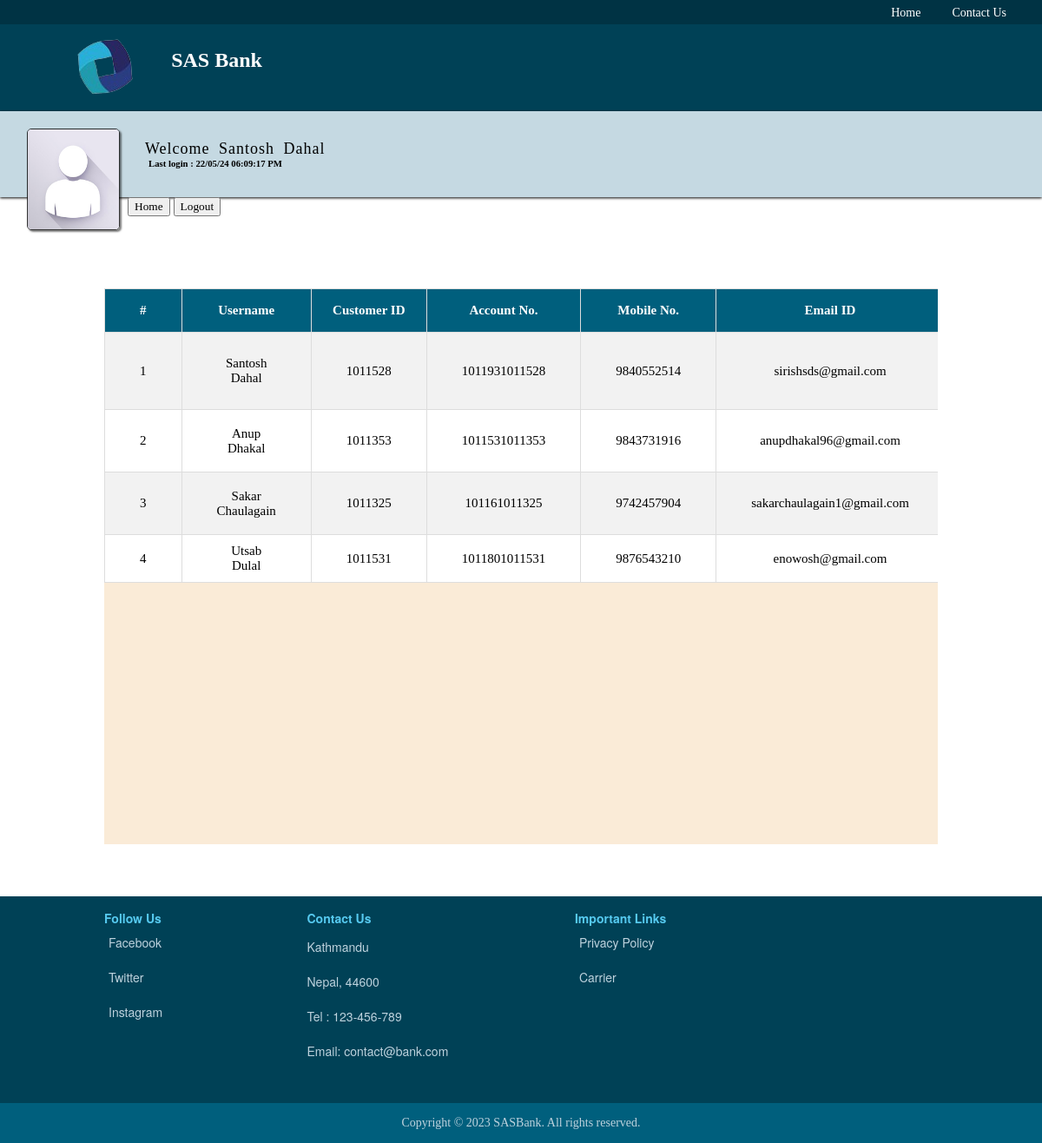
/active_customers.php (signed in), run on the app's committed database.
### tables this page shows
CREATE TABLE `bank_staff` (
  `Id` int(255) NOT NULL,
  `staff_name` varchar(50) DEFAULT NULL,
  `staff_id` varchar(50) DEFAULT NULL,
  `Password` varchar(50) DEFAULT NULL,
  `Mobile_no` varchar(50) DEFAULT NULL,
  `Email_id` varchar(50) DEFAULT 'Nill',
  `Gender` varchar(50) DEFAULT NULL,
  `Department` varchar(50) DEFAULT NULL,
  `DOB` varchar(50) DEFAULT NULL,
  `CITIZENSHIP` varchar(50) DEFAULT NULL,
  `PAN` varchar(50) DEFAULT NULL,
  `Home_addr` varchar(50) DEFAULT NULL,
  `Last_login` varchar(50) DEFAULT NULL
);

CREATE TABLE `bank_customers` (
  `Id` int(100) NOT NULL,
  `Username` varchar(20) DEFAULT NULL,
  `Password` varchar(15) DEFAULT NULL,
  `Customer_Photo` longblob DEFAULT NULL,
  `Photo_name` varchar(500) DEFAULT NULL,
  `Customer_ID` varchar(20) DEFAULT NULL,
  `Gender` varchar(10) NOT NULL,
  `Landline_no` varchar(10) NOT NULL,
  `Home_Addr` varchar(100) NOT NULL,
  `Office_Addr` varchar(255) NOT NULL,
  `Country` varchar(255) NOT NULL,
  `State` varchar(255) NOT NULL,
  `City` varchar(255) NOT NULL,
  `Pin_code` varchar(255) NOT NULL,
  `Account_no` varchar(20) DEFAULT NULL,
  `Branch` varchar(50) DEFAULT NULL,
  `IFSC_Code` varchar(50) DEFAULT NULL,
  `PAN` varchar(10) DEFAULT NULL,
  `CITIZENSHIP` varchar(50) DEFAULT NULL,
  `Current_Balance` float(100,2) DEFAULT NULL,
  `LastTransaction` int(20) DEFAULT 0,
  `Mobile_no` varchar(20) DEFAULT NULL,
  `Email_ID` varchar(50) DEFAULT 'Nil',
  `Debit_Card_No` varchar(50) DEFAULT NULL,
  `Debit_Card_Pin` int(4) DEFAULT NULL,
  `CVV` int(3) DEFAULT NULL,
  `DOB` varchar(20) DEFAULT NULL,
  `Area_Loc` varchar(255) DEFAULT NULL,
  `Nominee_name` varchar(255) DEFAULT NULL,
  `Nominee_ac_no` varchar(255) DEFAULT NULL,
  `Last_Login` varchar(50) DEFAULT NULL,
  `Ac_Opening_Date` varchar(255) DEFAULT NULL,
  `Account_Status` varchar(10) NOT NULL,
  `Account_type` varchar(20) NOT NULL
);

### active_customers.php (the view, shortened to what this page needs)
<html>
<head><title>Active Customers</title>
</head>
<link rel="stylesheet" type="text/css" href="css/active_customers.css"/>
<body>
<?php
	include 'header.php' ;
	include 'staff_profile_header.php' ;
	include 'db_connect.php';
?>
<div class="active_customers_container">
<table border="1px" cellpadding="10">
			   <th>#</th>
			   <th>Username</th>
			   <th>Customer ID</th>
			   <th>Account No.</th>
			   <th>Mobile No.</th>
			   <th>Email ID</th>
<?php
	$sql = "SELECT * from bank_customers";
	$result = $conn->query($sql);
	if ($result->num_rows > 0) {
			  $Sl_no = 1;
		while($row = $result->fetch_assoc()) {
		echo '
			<tr>
			<td>'.$Sl_no++.'</td>
			<td>'.$row['Username'].'</td>
			<td>'.$row['Customer_ID'].'</td>
			<td>'.$row['Account_no'].'</td>
			<td>'.$row['Mobile_no'].'</td>
			<td>'.$row['Email_ID'].'</td>
			<td>'.$row['DOB'].'</td>
			<td>$'.$row['Current_Balance'].'</td>
			<td>'.$row['PAN'].'</td>
			<td>'.$row['CITIZENSHIP'].'</td>
			<td>'.$row['Debit_Card_No'].'</td>
			<td>'.$row['CVV'].'</td>
			<td>'.$row['Last_Login'].'</td>
			<td>$'.$row['LastTransaction'].'</td>
			<td>'.$row['Account_Status'].'</td>
			</tr>';
	}
}
?>
</table>
</div>
<?php include 'footer.php'; ?>
</body>
</html>

### staff_profile_header.php (shortened to what this page needs)
<html>
    <head>
    <link rel="stylesheet" type="text/css" href="css/staff_profile_header.css" />
	</head>
<body>
	<?php
		include 'db_connect.php';
        $staff_id = $_SESSION['staff_id'];
		$sql="SELECT * FROM bank_staff WHERE Staff_id= '$staff_id' ";
        $result=$conn->query($sql);
        if($result->num_rows > 0)
		$row = $result->fetch_assoc();
	?>
       <div class="head">
            <div class="customer_details">
			<img src="" onerror="this.src='img/customers/No_image.jpg'"  height="115px" width="105px"/>
			</div>
             <div class="welcome">
             <label>Welcome <?php echo $_SESSION['staff_name']; ?></label><h6 class="lstlogin">Last login : <?php echo $row['Last_login']  ; ?> </h6>
                  </div>
            <a class="staff_home" href="staff_profile.php"><input type="button" name="home" value="Home"></a>
            <a class="staff_logout" href="staff_logout.php"><input type="button" name="logout_btn" value="Logout"></a>
        </div>
        <br>
    </body>
</html>

### css/active_customers.css (style rules this page uses)
.active_customers_container { margin: 5% auto; overflow-x: auto; overflow-y: auto; width: 80%; background-color: antiquewhite; height: 80%; }
table { width: 200%; font-size: 15px; border-collapse: collapse; border: 1px rgb(221, 221, 221); text-align: center; }
table th { color: white; height: 50px; background-color: #005f7d; }
tr:nth-child(even) { background-color: rgb(242, 242, 242); }
tr:nth-child(odd) { background-color: white; }
td { padding-left: 40px; padding-right: 40px; }

### css/header.css (style rules this page uses)
* { margin: 0px; }
body { font-family: verdana, "Helvetica Neue", Helvetica, Arial, sans-serif; }

### css/staff_profile_header.css (style rules this page uses)
* { font-family: verdana; }
.customer_details { margin: 20px 20px; float: left; }
.customer_details img { border: 1px solid rgba(0, 0, 0, 0.8); border-radius: 5px; box-shadow: 2px 2px 2px rgba(0, 0, 0, 0.5); margin-left: 10%; }
.welcome { background-color: #c5d9e2; padding: 33px; box-shadow: 0px 1px 3px black; color: black; }
.welcome label { padding-top: 12px; padding-bottom: 12px; padding-right: 20px; padding-left: 20px; font-size: 18px; letter-spacing: 1px; word-spacing: 5px; }
.welcome .lstlogin { margin-left: 138px; }

### css/footer.css (style rules this page uses)
body { margin: 0px; }

### data on the page
bank_staff: Last_login "22/05/24 06:09:17 PM"
bank_customers: Username "Santosh Dahal", Customer_ID "1011528", Account_no "1011931011528", Mobile_no "9840552514", Email_ID "sirishsds@gmail.com"
bank_customers: Username "Anup Dhakal", Customer_ID "1011353", Account_no "1011531011353", Mobile_no "9843731916", Email_ID "anupdhakal96@gmail.com"
bank_customers: Username "Sakar Chaulagain", Customer_ID "1011325", Account_no "101161011325", Mobile_no "9742457904", Email_ID "sakarchaulagain1@gmail.com"
bank_customers: Username "Utsab Dulal", Customer_ID "1011531", Account_no "1011801011531", Mobile_no "9876543210", Email_ID "enowosh@gmail.com"

### other printed values
$_SESSION['staff_name'] "Santosh Dahal"
